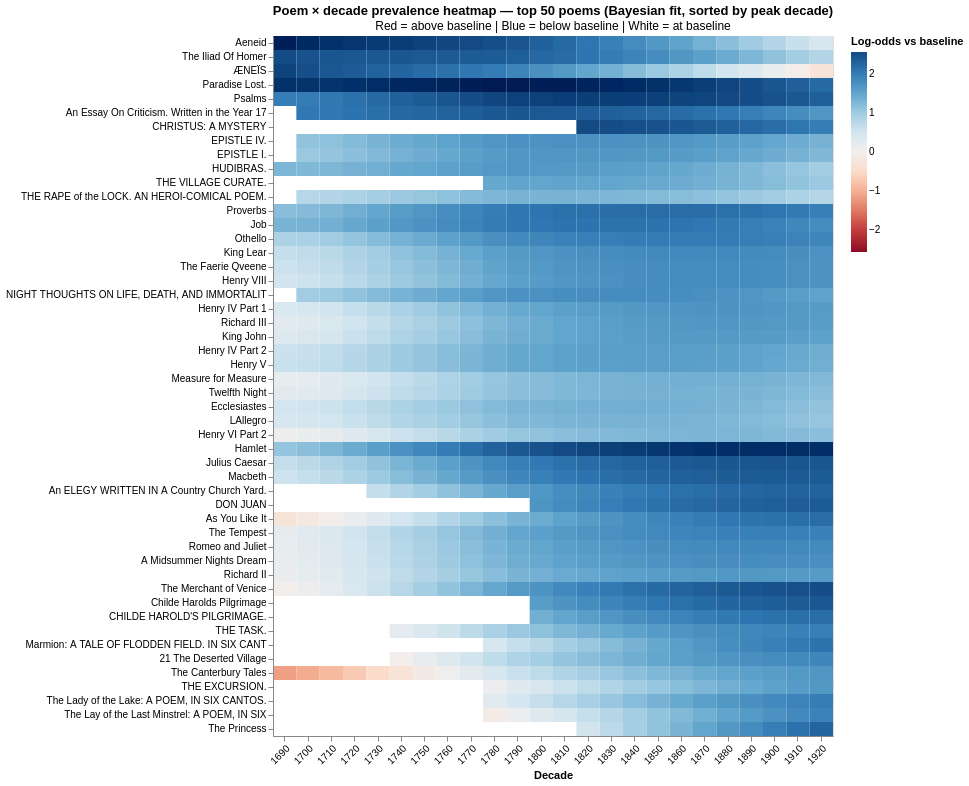

Notebook code cell kept with this figure:
### Markdown cell above
### 1.4 The poem × decade heatmap

Fifty poems and sixteen decades compressed into a single chart. Each row is one of the top 50 poems, sorted by the decade in which its fitted prevalence peaked; each column is a decade; colour shows how far above or below the cross-poem baseline that poem sat in that decade, on the log-odds scale. Red cells are above baseline, blue cells are below, white cells are approximately at baseline. Empty cells correspond to decades before the poem's at-risk start year and are excluded by the left-truncation. The heatmap is the single most compressed view of the corpus-wide story: tilting the rows by their peak decade produces a diagonal band that reads left-to-right as the succession of canon phases over two centuries.

### Code cell
if not RUN_BAMBI or "_plot_df_b" not in dir():
    print("Bambi small-multiples (§1.1) must run first — required for _plot_df_b.")
else:
    from IPython.display import display as _display

    _heat_pool = _plot_df_b.copy()
    _bambi_baseline = (
        _heat_pool.groupby("period", as_index=False)
        .agg(baseline_fit=("p_bayes", "mean"))
        .sort_values("period")
    )
    _heat_pool = _heat_pool.merge(_bambi_baseline, on="period", how="left")

    _HEATMAP_N = 50
    _heat_ids = set(_modeled_poems_pl.head(_HEATMAP_N).to_pandas()["poem_id"])
    _heat_df = _heat_pool[_heat_pool["poem_id"].isin(_heat_ids)].copy()

    _heat_df["log_odds_dev"] = _safe_logit(_heat_df["p_bayes"]) - _safe_logit(_heat_df["baseline_fit"])
    _heat_df["poem_label_short"] = _heat_df["poem_label"].str[:45]

    _peak_idx = _heat_df.groupby("poem_label_short")["p_bayes"].idxmax()
    _peak_period_by_label = _heat_df.loc[_peak_idx, ["poem_label_short", "period"]].rename(
        columns={"period": "peak_period"}
    )
    _heat_df = _heat_df.merge(_peak_period_by_label, on="poem_label_short", how="left")

    _sort_order = (
        _heat_df.groupby("poem_label_short", as_index=False)
        .agg(peak_period=("peak_period", "first"), lifetime_works=("lifetime_works", "first"))
        .sort_values(["peak_period", "lifetime_works"], ascending=[True, False])
        ["poem_label_short"].tolist()
    )

    _lod_cap = float(_heat_df["log_odds_dev"].abs().quantile(0.95))
    _lod_cap = max(_lod_cap, 0.5)

    _heatmap = (
        alt.Chart(_heat_df)
        .mark_rect()
        .encode(
            x=alt.X("period:O", title="Decade", axis=alt.Axis(labelAngle=-45)),
            y=alt.Y("poem_label_short:N", title=None, sort=_sort_order,
                     axis=alt.Axis(labelLimit=280)),
            color=alt.Color(
                "log_odds_dev:Q",
                title="Log-odds vs baseline",
                scale=alt.Scale(scheme="redblue", domainMid=0, domain=[-_lod_cap, _lod_cap]),
            ),
            tooltip=[
                "poem_label_short",
                "period:O",
                alt.Tooltip("p_bayes:Q", format=".4f", title="fitted P (Bayes)"),
                alt.Tooltip("baseline_fit:Q", format=".4f", title="baseline"),
                alt.Tooltip("log_odds_dev:Q", format=".2f", title="log-odds dev"),
                alt.Tooltip("quoted_works:Q", title="quoted works"),
                alt.Tooltip("n_works:Q", title="host works"),
            ],
        )
        .properties(
            width=560,
            height=max(14 * _HEATMAP_N, 400),
            title=alt.TitleParams(
                f"Poem × decade prevalence heatmap — top {_HEATMAP_N} poems (Bayesian fit, sorted by peak decade)",
                subtitle="Red = above baseline | Blue = below baseline | White = at baseline",
            ),
        )
    )
    _display(_heatmap)

### Figure 1 — Vega-Lite specification as saved in the notebook (floating-point values rounded to 4 significant figures; data arrays with more than 128 entries replaced by an {"elided": "..."} marker saying what was removed)
{"config": {"view": {"continuousWidth": 300, "continuousHeight": 300}}, "data": {"name": "data-0bf99226b9ba6e30b5360b1f7bd77ba2"}, "mark": {"type": "rect"}, "encoding": {"color": {"field": "log_odds_dev", "scale": {"domain": [-2.556, 2.556], "domainMid": 0, "scheme": "redblue"}, "title": "Log-odds vs baseline", "type": "quantitative"}, "tooltip": [{"field": "poem_label_short", "type": "nominal"}, {"field": "period", "type": "ordinal"}, {"field": "p_bayes", "format": ".4f", "title": "fitted P (Bayes)", "type": "quantitative"}, {"field": "baseline_fit", "format": ".4f", "title": "baseline", "type": "quantitative"}, {"field": "log_odds_dev", "format": ".2f", "title": "log-odds dev", "type": "quantitative"}, {"field": "quoted_works", "title": "quoted works", "type": "quantitative"}, {"field": "n_works", "title": "host works", "type": "quantitative"}], "x": {"axis": {"labelAngle": -45}, "field": "period", "title": "Decade", "type": "ordinal"}, "y": {"axis": {"labelLimit": 280}, "field": "poem_label_short", "sort": ["Aeneid", "The Iliad Of Homer", "ÆNEÏS", "Paradise Lost.", "Psalms", "An Essay On Criticism. Written in the Year 17", "CHRISTUS: A MYSTERY", "EPISTLE IV.", "EPISTLE I.", "HUDIBRAS.", "THE VILLAGE CURATE.", "THE RAPE of the LOCK. AN HEROI-COMICAL POEM. ", "Proverbs", "Job", "Othello", "King Lear", "The Faerie Qveene", "Henry VIII", "NIGHT THOUGHTS ON LIFE, DEATH, AND IMMORTALIT", "Henry IV Part 1", "Richard III", "King John", "Henry IV Part 2", "Henry V", "Measure for Measure", "Twelfth Night", "Ecclesiastes", "LAllegro", "Henry VI Part 2", "Hamlet", "Julius Caesar", "Macbeth", "An ELEGY WRITTEN IN A Country Church Yard.", "DON JUAN", "As You Like It", "The Tempest", "Romeo and Juliet", "A Midsummer Nights Dream", "Richard II", "The Merchant of Venice", "Childe Harolds Pilgrimage", "CHILDE HAROLD'S PILGRIMAGE.", "THE TASK.", "Marmion: A TALE OF FLODDEN FIELD. IN SIX CANT", "21 The Deserted Village", "The Canterbury Tales", "THE EXCURSION.", "The Lady of the Lake: A POEM, IN SIX CANTOS.", "The Lay of the Last Minstrel: A POEM, IN SIX ", "The Princess"], "title": null, "type": "nominal"}}, "height": 700, "title": {"text": "Poem × decade prevalence heatmap — top 50 poems (Bayesian fit, sorted by peak decade)", "subtitle": "Red = above baseline | Blue = below baseline | White = at baseline"}, "width": 560, "$schema": "https://vega.github.io/schema/vega-lite/v6.4.1.json", "datasets": {"data-0bf99226b9ba6e30b5360b1f7bd77ba2": {"elided": "1077 records"}}}
